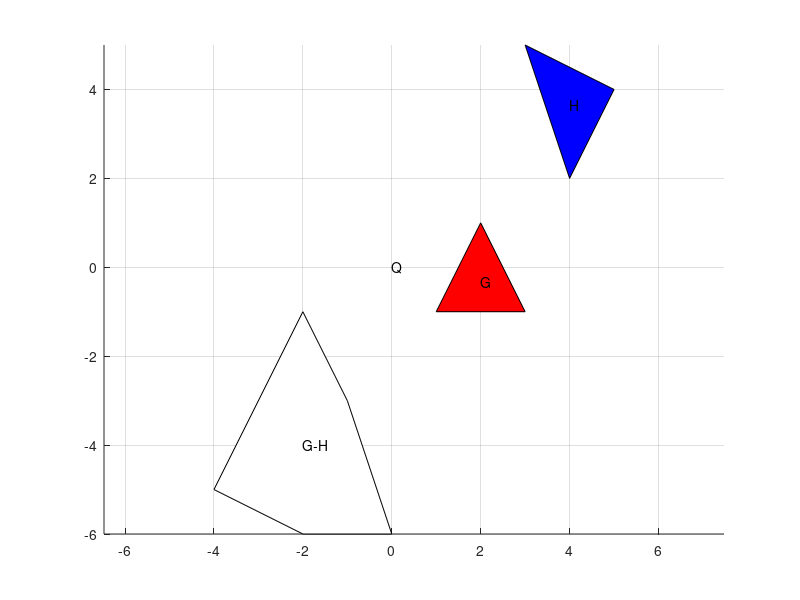

MATLAB code for this plot: (Note: this script raises an error after producing the figure.)
%% 线性规划实现Q+ distance
clear;
clc;
figure(2);
G = [-2,1;
    -3,-1;
    -1,-1];
G = G+[4,0];
% G = [7.0000    7.5000;
%     8.0912    9.1761]
H = [3,5;
    5,4;
    4,2];
% H = [3,5;
%     5,4;];
% H = [6    11;
%      7    11;
%      7    12;
%      6    12]
patch(G(:,1),G(:,2),'r')
meanG = mean(G);
text(meanG(1),meanG(2),'G');
hold on 
grid on 
axis equal
patch(H(:,1),H(:,2),'b')
meanH = mean(H);
text(meanH(1),meanH(2),'H');
Q = [0,-1;
    sqrt(3)/2,1/2;
    -sqrt(3)/2,1/2];
meanQ = mean(Q);
% patch(Q(:,1),Q(:,2),'r');
text(meanQ(1),meanQ(2),'Q');
[rg,cg]=size(G);
[rh,ch]=size(H);
[rq,cq]=size(Q);
P = ones(rg*rh,2);
for i = 1:rg
    for j = 1:rh
        P((i-1)*rh+j,:) = G(i,:)-H(j,:);
    end
end
K = convhull(P(:,1),P(:,2));
meanP = mean(P);
patch(P(K,1),P(K,2),'w');
text(meanP(1),meanP(2),'G-H');
row1 = [G',-H', -Q'];
row2 = [ones(1,rg),zeros(1,length(row1)-rg)];
row3 = [zeros(1,rg),ones(1,rh),zeros(1,length(row1)-rg-rh)];
Aeq = [row1;
    row2;
    row3];
beq = [zeros(2,1);1;1];
f = [zeros(1,rg+rh),ones(1,rq)];
lb = zeros(size(f));
[x,fval] = linprog(f,[],[],Aeq,beq,lb,[]);
fval
newQ = fval*Q;
newQ = [newQ;newQ(1,:)]


for i = 1:3
plot([newQ(i,1),newQ(i+1,1)],[newQ(i,2),newQ(i+1,2)],'r-');
end
meanQ = mean(newQ);
% text(meanQ(1),meanQ(2),'newQ');


function p=createSimplyPoly(p)
    cen=mean(p);
    ang=atan2(p(:,1)-cen(1),p(:,2)-cen(2)); %每个点到坐标中心极角

    p=[p,ang];
    p=sortrows(p,3);    %按极角排序

    p=p(:,1:2);
end
